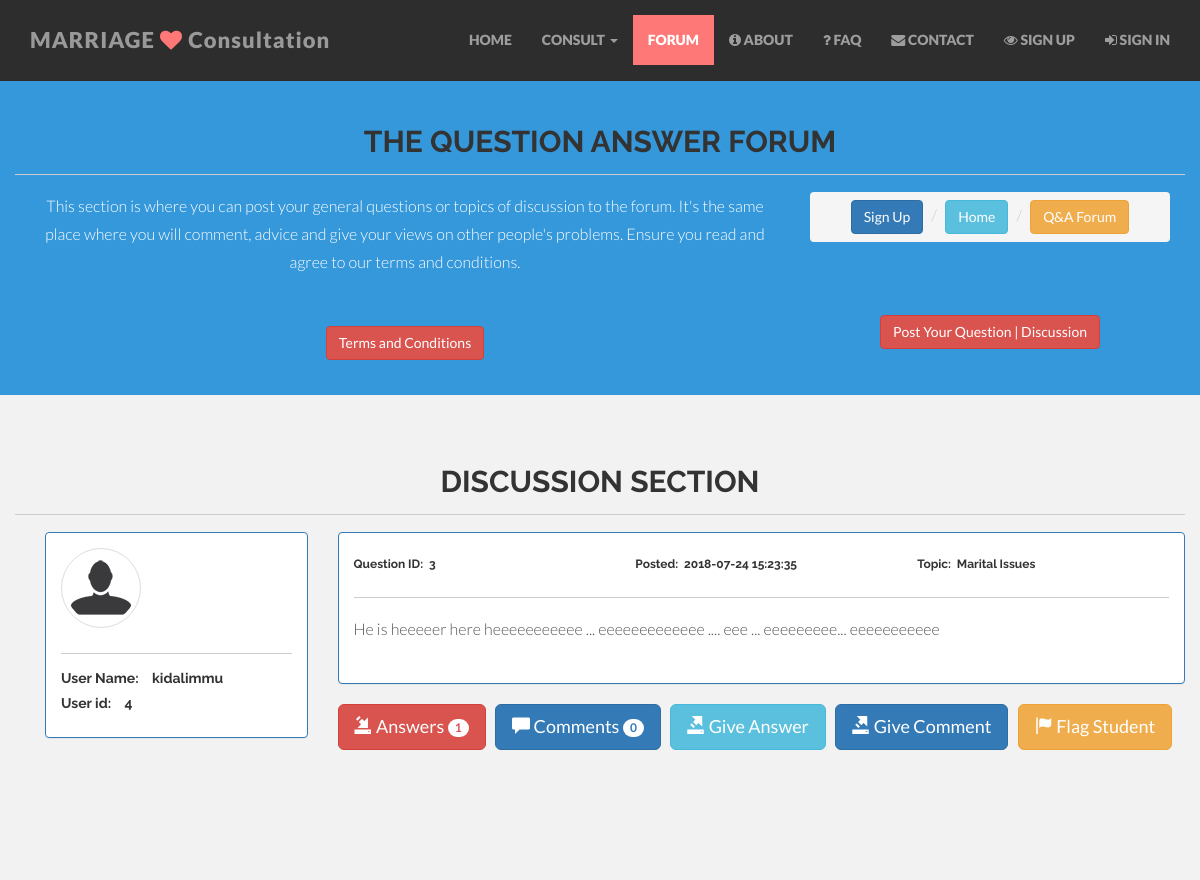
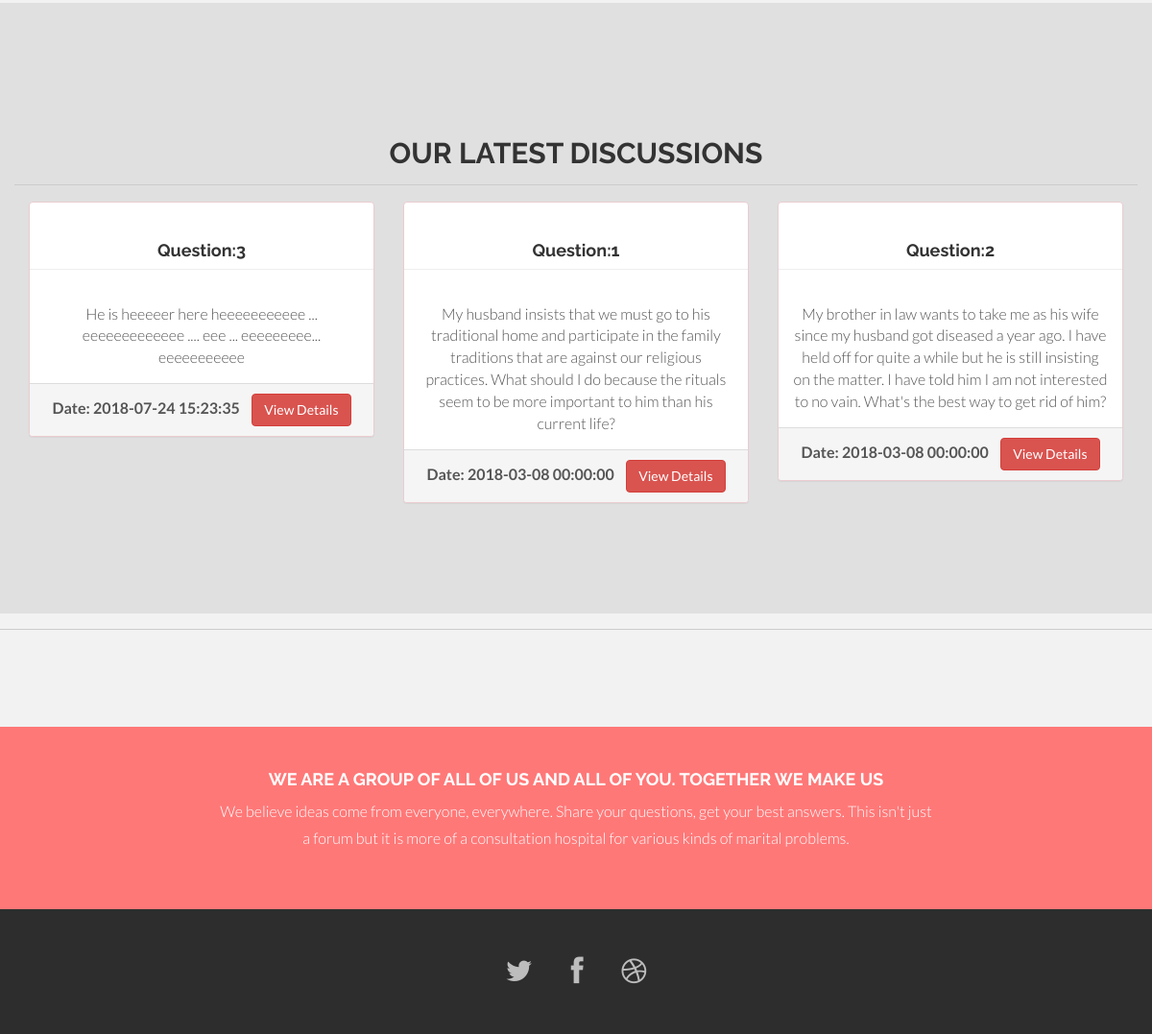
/MarriageConsultancy/question.php, run on the app's committed database (2 pictures, top to bottom).
### tables this page shows
CREATE TABLE `tbquestions` (
  `questionid` int(11) NOT NULL,
  `userid` int(11) NOT NULL,
  `topicid` int(11) NOT NULL,
  `question` text NOT NULL,
  `posted` datetime NOT NULL,
  `consultationlevel` int(11) NOT NULL DEFAULT '2'
);

CREATE TABLE `tbusers` (
  `userid` int(11) NOT NULL,
  `username` varchar(50) NOT NULL,
  `password` varchar(50) NOT NULL,
  `fname` varchar(50) NOT NULL,
  `lname` varchar(50) NOT NULL,
  `email` varchar(50) NOT NULL,
  `phone` varchar(25) DEFAULT NULL,
  `regdate` datetime NOT NULL,
  `professionid` int(11) NOT NULL
);

CREATE TABLE `tbtopics` (
  `topicid` int(11) NOT NULL,
  `topic` varchar(50) NOT NULL
);

### MarriageConsultancy/connect.php (called while the page is built, shortened)
<?php
require('process.php');
$user= new UserModel;
$user->login();
$user->register();
$user->speconsult();
$user->genConsult();
$forum=$user->forum();

### MarriageConsultancy/Model.php (called while the page is built, shortened)
<?php
abstract class Model
{
    public $conn, $query;
    public function __construct(){
        $this->conn = new PDO("mysql:host=".DB_HOST.";dbname=".DB_Name."",DB_USER,DB_PASS);
    }
    public function prepareQuery($query){
        $this->query = $this->conn->prepare($query);
    }
    public function runQuery(){
        $this->query->execute();
    }
    public function resultSet(){
        $this->runQuery();
        return $this->query->fetchAll(PDO::FETCH_ASSOC);
    }
}

### MarriageConsultancy/process.php (called while the page is built, shortened)
<?php
require('Model.php');
class UserModel extends Model
{
	public function forum()
	{
		$this->prepareQuery("SELECT * FROM tbquestions ORDER BY posted DESC LIMIT 3");
		$this->runQuery();
		if ($this->resultSet()) {
		return $this->resultSet();
		}
		else return "bad";
	}
}

### MarriageConsultancy/question.php (the view, shortened to what this page needs)
<?php
	include 'connect.php';
include "cn/dbconn.inc.php";
 ?>
<!DOCTYPE html>
<html lang="en">
  <head>
    <link href="css/bootstrap.css" rel="stylesheet">
    <link href="css/font-awesome.min.css" rel="stylesheet">
    <link href="css/main.css" rel="stylesheet">
  </head>
  <body id="forum">
	<?php  include "cn/header.php"; ?>
	<div id="blue">
		<div class="container">
			<div class="row centered">
				<h2><b>THE QUESTION ANSWER FORUM</b></h2>
				<hr>
				<div class="col-lg-8">
					<p>
						This section is where you can post your general questions or topics of discussion to the forum. It's the same place where you will comment, advice and give your views on other people's problems. Ensure you read and agree to our terms and conditions. <br>
					</p>
					<a href="terms.php" class="btn btn-danger">Terms and Conditions</a>
				</div>
				<div class="col-lg-4 centered">
					<ul class="breadcrumb">
						<li><a href="signup.php" class="btn btn-primary">Sign Up</a></li>
						<li><a href="index.php" class="btn btn-info">Home</a></li>
						<li><a href="forum.php" class="btn btn-warning">Q&amp;A Forum</a></li>
					</ul>
					<div class="gap"></div><br>
					<a href="postq.php" class="btn btn-danger">Post Your Question | Discussion</a>
				</div>
			</div>
		</div>
	</div>
	<div id="wb">
		<div class="container">
			<div class="row centered">
				<h2><b>DISCUSSION SECTION</b></h2><hr>
			</div>
			<div class="container">
            <?php
                $sql="SELECT * FROM tbquestions JOIN tbusers USING(userid) JOIN tbtopics USING(topicid) ORDER BY posted DESC;";
                $result=mysqli_query($conn,$sql)OR die("Couldn't Execute Query");
                $resc=mysqli_num_rows($result);
                if($resc>0){
                    while($row=mysqli_fetch_assoc($result)){
            ?>
            <div class="row">
                <div class="col-sm-3 col-md-3 col-xs-12">
                    <div class="panel panel-primary">
                    <div class="panel-body">
                        <p><img src="img/avatar.png" alt="User Avatar" class="img-responsive img-thumbnail img-circle"></p>
                        <hr>
                        <h5><b>User Name:&nbsp;&nbsp;&nbsp;&nbsp;<?php echo $row['username']; ?></b></h5>
                        <h5><b>User id:&nbsp;&nbsp;&nbsp;&nbsp;<?php echo $row['userid']; ?></b></h5>
                    </div>
                    </div>
                </div>
                <div class="col-sm-9 col-md-9 col-xs-12">
                   <div class="row">
                            <div class="col-md-12">
                                <div class="panel panel-primary">
                                    <div class="panel-body">
                                        <div class="row">
                                            <div class="col-md-4">
                                                <h6><b>Question ID:&nbsp; <?php echo $row['questionid']; ?></b></h6>
                                            </div>
                                            <div class="col-md-4">
                                                <h6><b>Posted:&nbsp; <?php echo $row['posted']; ?></b></h6>
                                            </div>
                                            <div class="col-md-4">
                                                <h6><b>Topic:&nbsp; <?php echo $row['topic']; ?></b></h6>
                                            </div>
                                        </div><hr>
                                        <div>
                                            <p><?php echo $row['question'];?></p>
                                        </div>
                                    </div>
                                </div>
                            </div>
                            <div class="col-md-12">
                                <?php
                                    $qid=$row['questionid'];
                                    $answs=mysqli_query($conn,"SELECT COUNT(*) AS 'n' FROM tbanswers WHERE questionid='$qid';");
                                    $ansN=mysqli_fetch_assoc($answs);
                                    $comts=mysqli_query($conn,"SELECT COUNT(*) AS 'c' FROM tbqstcomments WHERE questionid='$qid';")or die("ABC");
                                    $comtsN=mysqli_fetch_assoc($comts);
                                ?>
                            <div>
                                 <a  href="qanswers.php?qid=<?php echo $qid; ?>" class="btn btn-danger btn-lg"><span class="glyphicon glyphicon-import"></span>&nbsp;Answers&nbsp;<span class="badge"><?php echo $ansN['n']; ?></span></a>
                                 <a href="qcomments.php?qid=<?php echo $qid; ?>" class="btn btn-primary btn-lg"><span class="glyphicon glyphicon-comment"></span>&nbsp;Comments&nbsp;<span class="badge"><?php echo $comtsN['c']; ?></span></a>
                              	<a  href="posta.php?qid=<?php echo $qid;?>" class="btn btn-info btn-lg"><span class="glyphicon glyphicon-export"></span>&nbsp;Give Answer</a>
                                 <a  href="postc.php?qid=<?php echo $qid;?>" class="btn btn-primary btn-lg"><span class="glyphicon glyphicon-export"></span>&nbsp;Give Comment</a>
                                 <a  href="postf.php?qid=<?php echo $qid;?>" class="btn btn-lg btn-warning"><span class="glyphicon glyphicon-flag"></span>&nbsp;Flag Student</a>
                            </div>
                            </div>
                    </div>
                </div>
            </div>
            <?php
                    }
                }
             ?>
        </div>
		</div>
	</div>
	<div id="dg">
	<div class="container">
		<div class="row centered">
			<h2><b>OUR LATEST DISCUSSIONS</b></h2><hr>
			<?php foreach ($forum as $f):
			?>
			<div class="col-md-4">
				<div class="panel panel-danger">
					<div>
						<h4 class="page-header"><b>Question:<?php echo $f['questionid']; ?></b></h4>
					</div>
					<div class="panel-body">
						<?php echo $f['question']; ?>
					</div>
					<div class="panel-footer">
						<strong>Date: <?php echo $f['posted']; ?></strong>&nbsp;&nbsp;&nbsp;
						<a href="question.php" class="btn btn-danger">View Details</a>
					</div>
				</div>
			</div>
			<?php
		endforeach;
		?>
		</div>
	</div>
	</div>
	<hr/><div class="big-gap"></div>
	<div id="r">
		<div class="container">
			<div class="row centered">
				<div class="col-lg-8 col-lg-offset-2">
					<h4>WE ARE A GROUP OF ALL OF US AND ALL OF YOU. TOGETHER WE MAKE US</h4>
					<p>We believe ideas come from everyone, everywhere. Share your questions, get your best answers. This isn't just a forum but it is more of a consultation hospital for various kinds of marital problems.</p>
				</div>
			</div>
		</div>
	</div>
	<?php include "cn/footer.php"; ?>
  </body>
</html>

### MarriageConsultancy/css/main.css (style rules this page uses)
body { background-color: #f2f2f2; font-family: "Lato"; font-weight: 300; font-size: 16px; color: #555; -webkit-font-smoothing: antialiased; -webkit-overflow-scrolling: touch; margin-top: 70px; }
h1, h2, h3, h4, h5, h6 { font-family: "Raleway"; font-weight: 300; color: #333; }
p { line-height: 28px; margin-bottom: 25px; }
.centered { text-align: center; }
a { color: #f85c37; word-wrap: break-word; -webkit-transition: color 0.1s ease-in, background 0.1s ease-in; -moz-transition: color 0.1s ease-in, background 0.1s ease-in; -ms-transition: color 0.1s ease-in, background 0.1s ease-in; -o-transition: color 0.1s ease-in, background 0.1s ease-in; transition: color 0.1s ease-in, background 0.1s ease-in; }
a:before, a:after { -webkit-transition: color 0.1s ease-in, background 0.1s ease-in; -moz-transition: color 0.1s ease-in, background 0.1s ease-in; -ms-transition: color 0.1s ease-in, background 0.1s ease-in; -o-transition: color 0.1s ease-in, background 0.1s ease-in; transition: color 0.1s ease-in, background 0.1s ease-in; }
hr { display: block; height: 1px; border: 0; border-top: 1px solid #ccc; margin: 1em 0; padding: 0; }
#dg { background: #e0e0e0; padding-top: 70px; padding-bottom: 70px; text-align: center; }
#dg h4 { font-weight: 700; }
#r { background: #ff7878; padding-top: 35px; padding-bottom: 35px; }
#r h4 { color: white; font-weight: 700; }
#r p { color: white; }
#blue { background: #3498db; padding-top: 35px; padding-bottom: 35px; }
#blue p { color: white; }

### data on the page
tbquestions: userid.username "kidalimmu", userid "4", questionid "3", posted "2018-07-24 15:23:35", topicid.topic "Marital Issues", question "He is heeeeer here heeeeeeeeeee ... eeeeeeeeeeeee .... eee ... eeeeeeeee... eeeeeeeeeee", n "1", c "0"
tbquestions: questionid "1", question "My husband insists that we must go to his traditional home and participate in the family traditions that are against our religious practices. What should I do because the rituals seem to be more important to him than his current life?", posted "2018-03-08 00:00:00"
tbquestions: questionid "2", question "My brother in law wants to take me as his wife since my husband got diseased a year ago. I have held off for quite a while but he is still insisting on the matter. I have told him I am not interested to no vain. What's the best way to get rid of him?", posted "2018-03-08 00:00:00"
